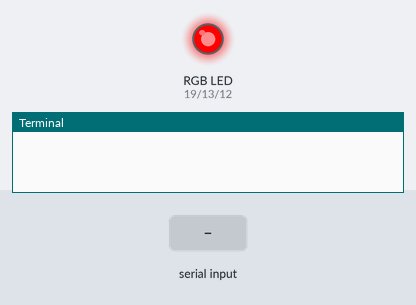
This program was run on a simulated Raspberry Pi (BCM pin numbers). Parts: an RGB LED mixed from three pins (HIGH = lit), the last lines printed to the terminal. Inputs (shaded band) come from the test bench.

Above: at 0.1 s.
At 4.2 s:
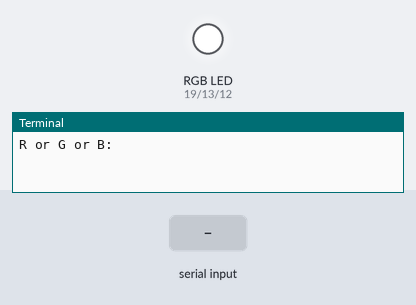
4.3 s: "r" typed at the terminal, then Enter
5.8 s: "90" typed at the terminal, then Enter
At 6.6 s:
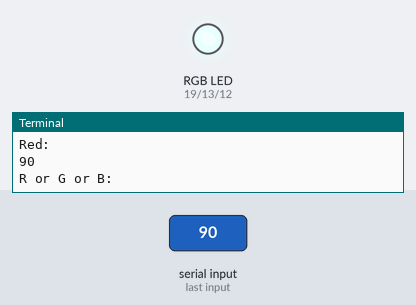
7.3 s: "q" typed at the terminal, then Enter
Timing chart, 0 to 10.3 s (numbered marks = the images above; inputs shaded):
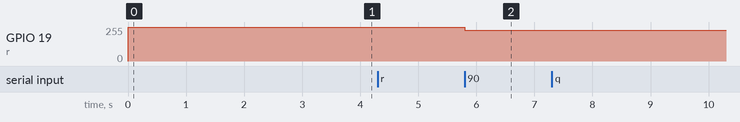

Measured:
- after the input at 5.8 s, GPIO 19 (r): 255/255 → 230/255 at once

The program:

rgb-pwm.py
```python
import RPi.GPIO as GPIO
from time import sleep

GPIO.setmode(GPIO.BCM)

channel = [19, 13, 12]

GPIO.setup(channel, GPIO.OUT)

r = GPIO.PWM(19, 1000)
g = GPIO.PWM(13, 1000)
b = GPIO.PWM(12, 1000)

r.start(100)
sleep(1)
g.start(100)
sleep(1)
b.start(100)
sleep(1)

try:
    while True:
        try:

            choice = input('R or G or B: ')

            if choice.lower() == 'r':
                rd = input("Red:  ")

                # Quit if the user enters 'q'
                if rd.lower() == 'q':
                    break

                duty_cycle = int(rd)
                if 0 <= duty_cycle <= 100:
                    r.ChangeDutyCycle(duty_cycle)  # Update duty cycle
                else:
                    print("Please enter a value between 0 and 100.")

            elif choice.lower() == 'g':
                gd = input("Green:  ")

                # Quit if the user enters 'q'
                if gd.lower() == 'q':
                    break

                duty_cycle = int(gd)
                if 0 <= duty_cycle <= 100:
                    g.ChangeDutyCycle(duty_cycle)  # Update duty cycle
                else:
                    print("Please enter a value between 0 and 100.")

            elif choice.lower() == 'b':
                bd = input("Blue:  ")

                # Quit if the user enters 'q'
                if bd.lower() == 'q':
                    break

                duty_cycle = int(bd)
                if 0 <= duty_cycle <= 100:
                    b.ChangeDutyCycle(duty_cycle)  # Update duty cycle
                else:
                    print("Please enter a value between 0 and 100.")
            else:
                print("Invalid choice. Please enter 'R', 'G', or 'B'.")


        except ValueError:
            print("Invalid input. Please enter a number between 0 and 100, or 'q' to quit.")

except KeyboardInterrupt:
    print("\nReceived Ctrl+C --> Quitting...")

finally:
    # Cleanup GPIO and stop PWM
    r.stop()
    g.stop()
    b.stop()
    GPIO.cleanup()
    print("I am exiting")
```
